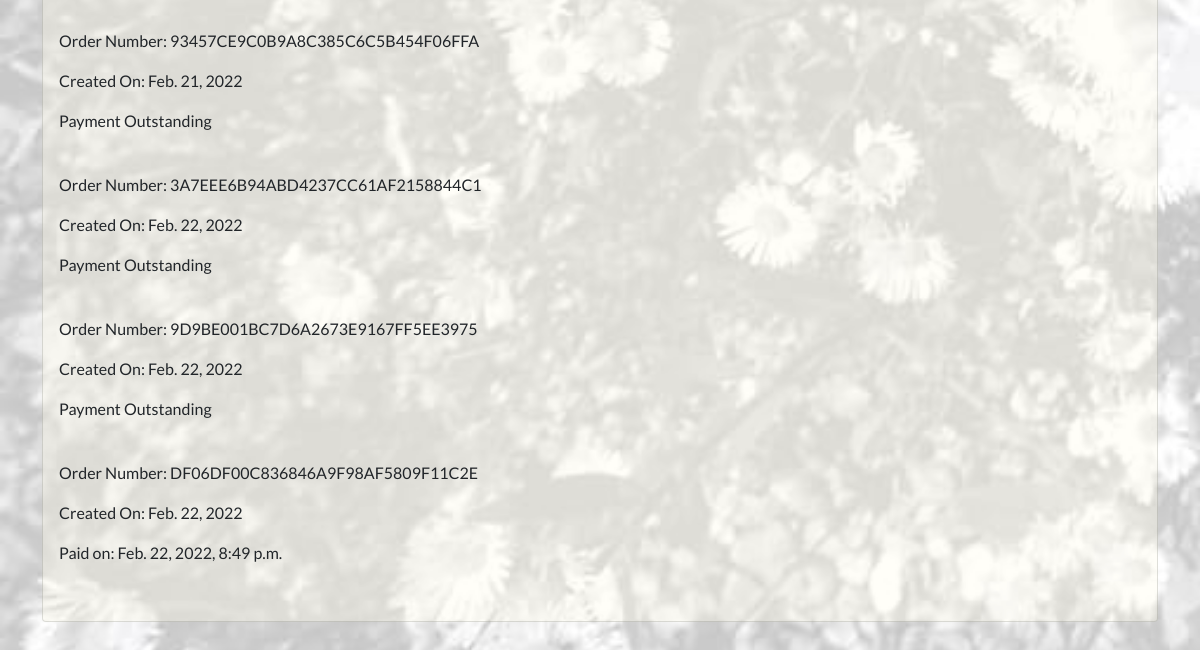
/profiles/67/ (signed in, lower part), run on an earlier commit of the app's database.
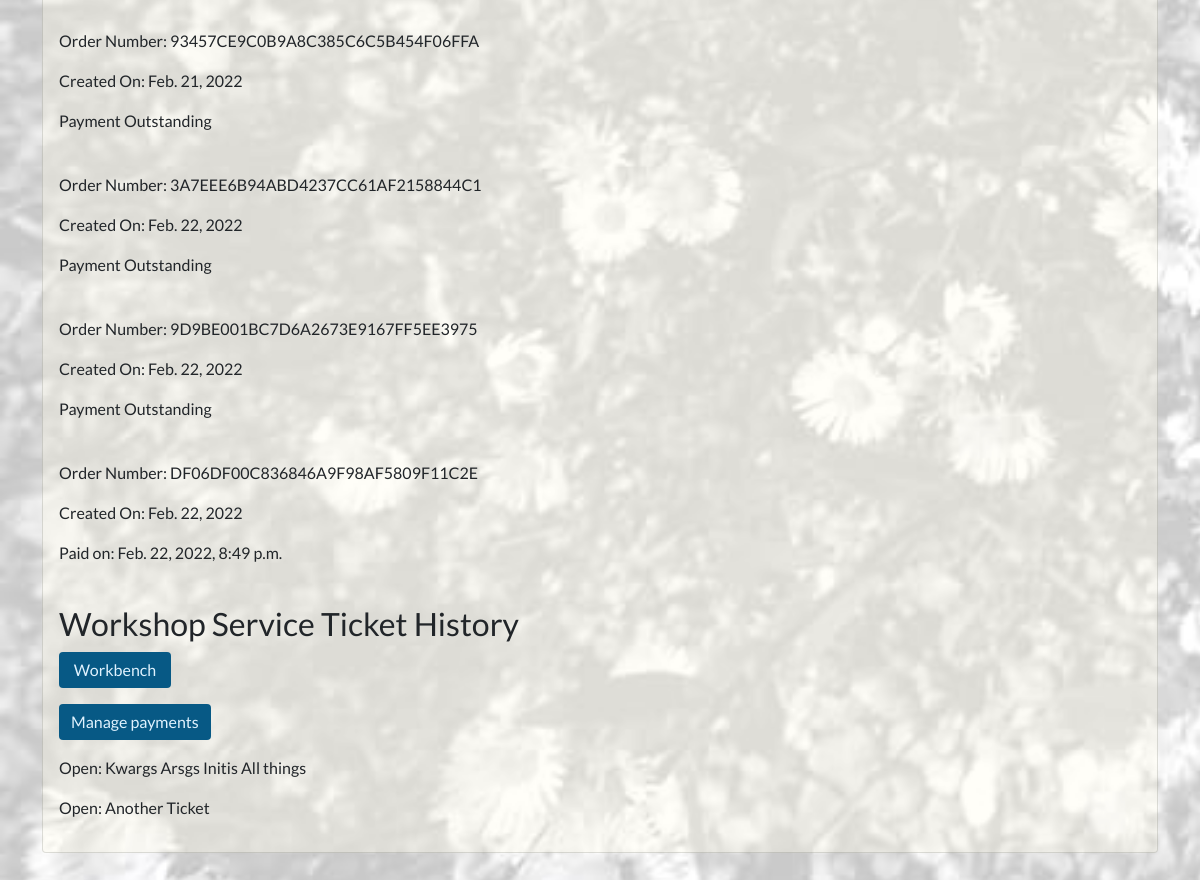
And on a later commit of the database.
### invoices/models.py (models this page shows, shortened)
class BaseInvoice(models.Model):
    date_created = models.DateField(auto_now_add=True)
    order_number = models.CharField(max_length=100, editable=False)
    full_name = models.CharField(max_length=100, null=True, blank=True)
    email = models.EmailField(null=True, blank=True)
    address1 = models.CharField(max_length=100, null=True, blank=True)
    address2 = models.CharField(max_length=100, null=True, blank=True)
    postcode = models.CharField(max_length=40, null=True, blank=True)
    town_or_city = models.CharField(max_length=40, null=True, blank=True)
    country = models.CharField(max_length=40, null=True, blank=True)
    notes = models.TextField(null=True, blank=True)
    order_amount = models.DecimalField(
        max_digits=12, decimal_places=2, default=0)
    shipping_cost = models.DecimalField(
        max_digits=12, decimal_places=2, default=0)
    order_total = models.DecimalField(
        max_digits=12, decimal_places=2, default=0)
    is_completed = models.BooleanField(default=False)
    paid_on = models.DateTimeField(null=True, blank=True)

class ShopCustomerInvoice(BaseInvoice):
    """
    This invoice is for a single payment related to shop items.
    """

class BaseInvoice(models.Model):
    date_created = models.DateField(auto_now_add=True)
    order_number = models.CharField(max_length=100, editable=False)
    full_name = models.CharField(max_length=100, null=True, blank=True)
    email = models.EmailField(null=True, blank=True)
    address1 = models.CharField(max_length=100, null=True, blank=True)
    address2 = models.CharField(max_length=100, null=True, blank=True)
    postcode = models.CharField(max_length=40, null=True, blank=True)
    town_or_city = models.CharField(max_length=40, null=True, blank=True)
    country = models.CharField(max_length=40, null=True, blank=True)
    notes = models.TextField(null=True, blank=True)
    order_amount = models.DecimalField(
        max_digits=12, decimal_places=2, default=0)
    shipping_cost = models.DecimalField(
        max_digits=12, decimal_places=2, default=0)
    order_total = models.DecimalField(
        max_digits=12, decimal_places=2, default=0)
    is_completed = models.BooleanField(default=False)
    paid_on = models.DateTimeField(null=True, blank=True)

### repairs_restorals/models.py (models this page shows, shortened)
class ServiceTicket(models.Model):
    customer = models.ForeignKey(
        Customer, related_name='service_ticket', on_delete=models.CASCADE)
    workshop_staff_responsible = models.ForeignKey(
        StaffMember, related_name='staff_tickets', on_delete=models.CASCADE)
    title = models.CharField(max_length=255)
    date_created = models.DateField(auto_now_add=True, editable=False)
    last_updated = models.DateField(auto_now=True, editable=False)
    service_description = models.TextField()
    link_to_desired_materials_1 = models.URLField(null=True, blank=True)
    link_to_desired_materials_2 = models.URLField(null=True, blank=True)
    link_to_desired_materials_3 = models.URLField(null=True, blank=True)
    is_completed = models.BooleanField(default=False)
    has_invoice = models.BooleanField(default=False)
    def __str__(self) -> str:
        return self.title

### profiles/views.py (the view)
# urls.py: path('<int:pk>/', views.CustomerProfilePage.as_view(), name='customer_profile'),
class CustomerProfilePage(LoginRequiredMixin, View):
    login_url = "/profiles/login/"
    def get(self, request, *args, **kwargs):
        profile = get_object_or_404(User, pk=request.user.id)
        try:
            customer = Customer.objects.get(username=request.user)
        except Customer.DoesNotExist:
            customer = StaffMember.objects.get(username=request.user)
        shop_invoices = None
        shop_invoices = ShopCustomerInvoice.objects.filter(
            email=customer.email)
        workshop_tickets = ServiceTicket.objects.filter(
            customer_id=customer.id)
        context = {
            'profile': profile,
            'customer': customer,
            'shop_invoices': shop_invoices,
            'workshop_tickets': workshop_tickets
        }
        return render(request, 'registration/customer_profile.html', context)

### invoices/contexts.py (called while the page is built, shortened)
def shopping_cart(request):
    template_cart = []
    products_count = 0
    order_amount = 0
    shipping = 0
    cart = request.session.get('cart', {})
    for item in enumerate(template_cart):
        products_count += 1
    order_total = order_amount + shipping
    stripe_total = round(order_total * 100)
    context = {
        'template_cart': template_cart,
        'products_count': products_count,
        'order_amount': order_amount,
        'shipping': shipping,
        'order_total': order_total,
        'stripe_total': stripe_total,
    }
    return context

### profiles/templatetags/user_in_group_tag.py (called while the page is built)
@register.filter(name='has_group')
def has_group(user, group_name):
    try:
        group = Group.objects.get(name=group_name)
    except Group.DoesNotExist:
        return False
    return group in user.groups.all()

### templates/registration/customer_profile.html (shortened to what this page needs)
{% extends 'base.html' %}
{% load static %}
{% block extra_css %}
<link rel="stylesheet" href="{% static 'css/daisy_bg_image_trans.css' %}">
{% endblock %}
{% block content %}
<div class="card">
    <br><br>
    {% if shop_invoices %}
    {% for invoice in shop_invoices %}
    <p>Order Number: {{ invoice.order_number }}</p>
    <p>Created On: {{ invoice.date_created }}</p>
    {% if invoice.paid_on %}
    <p>Paid on: {{ invoice.paid_on }}</p>
    {% else %}
    <p>Payment Outstanding</p>
    {% endif %}
    <br>
    {% endfor %}
    {% endif %}
    {% if workshop_tickets %}
    <p class="h2">Workshop Service Ticket History</p>
    <a href="{% url 'customer_workbench' customer.id %}">
        <p class="btn btn-info">Workbench</p>
    </a>
    <a href="{% url 'customer_invoices'%}">
        <p class="btn btn-info">Manage payments</p>
    </a>
    {% for ticket in workshop_tickets %}
    {% if not ticket.is_completed %}
    <p>Open: {{ ticket }} </p>
    {% endif %}
    {% endfor %}
    {% endif %}
</div>
{% endblock %}

What changed in the data, as far as the page shows it:
added ServiceTicket: title "Kwargs Arsgs Initis All things"
added ServiceTicket: title "Another Ticket"
Also different on the page:
text now shown: "Workshop Service Ticket History Workbench Manage payments"
